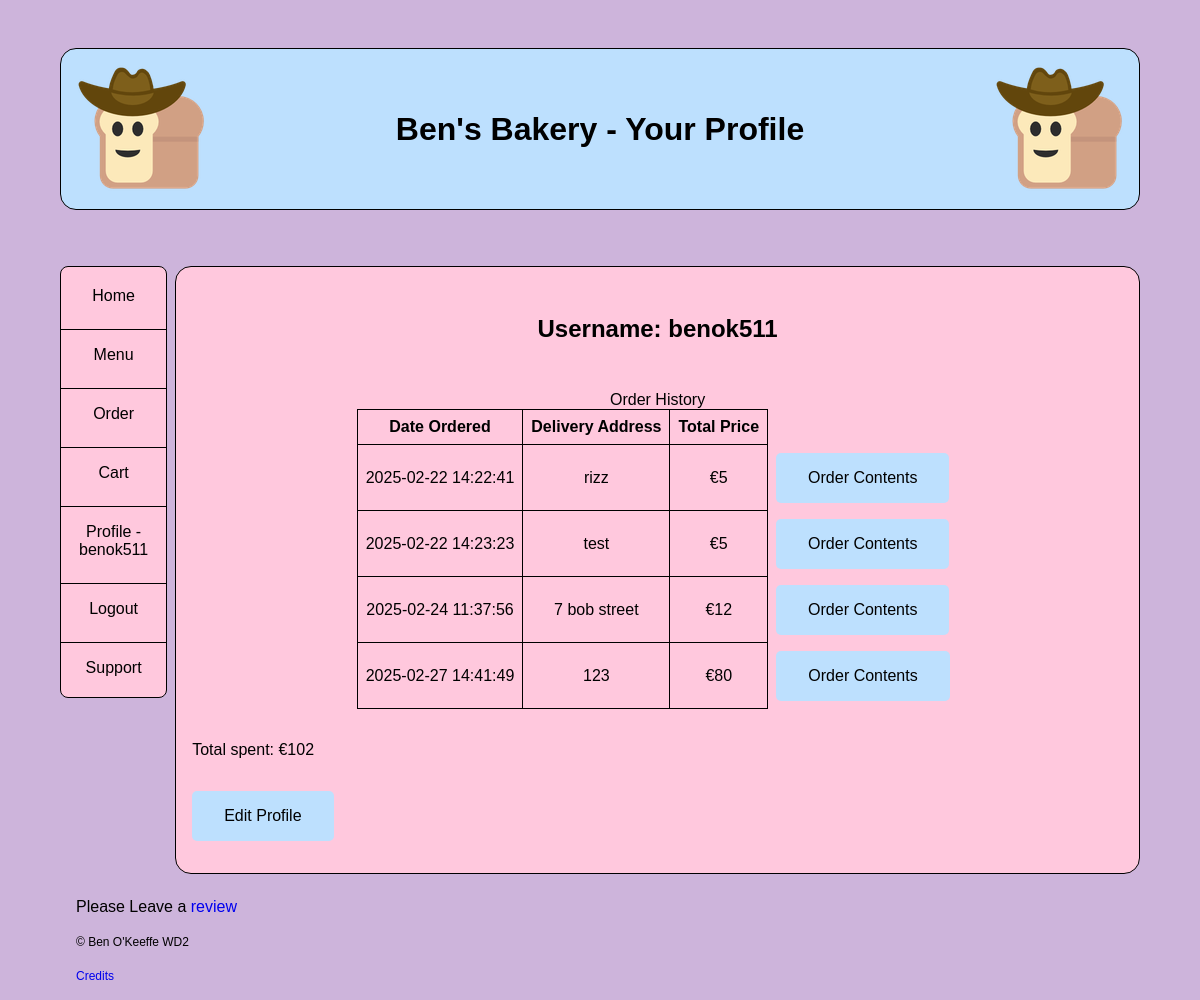
The app's page /view_profile (signed in), older data.
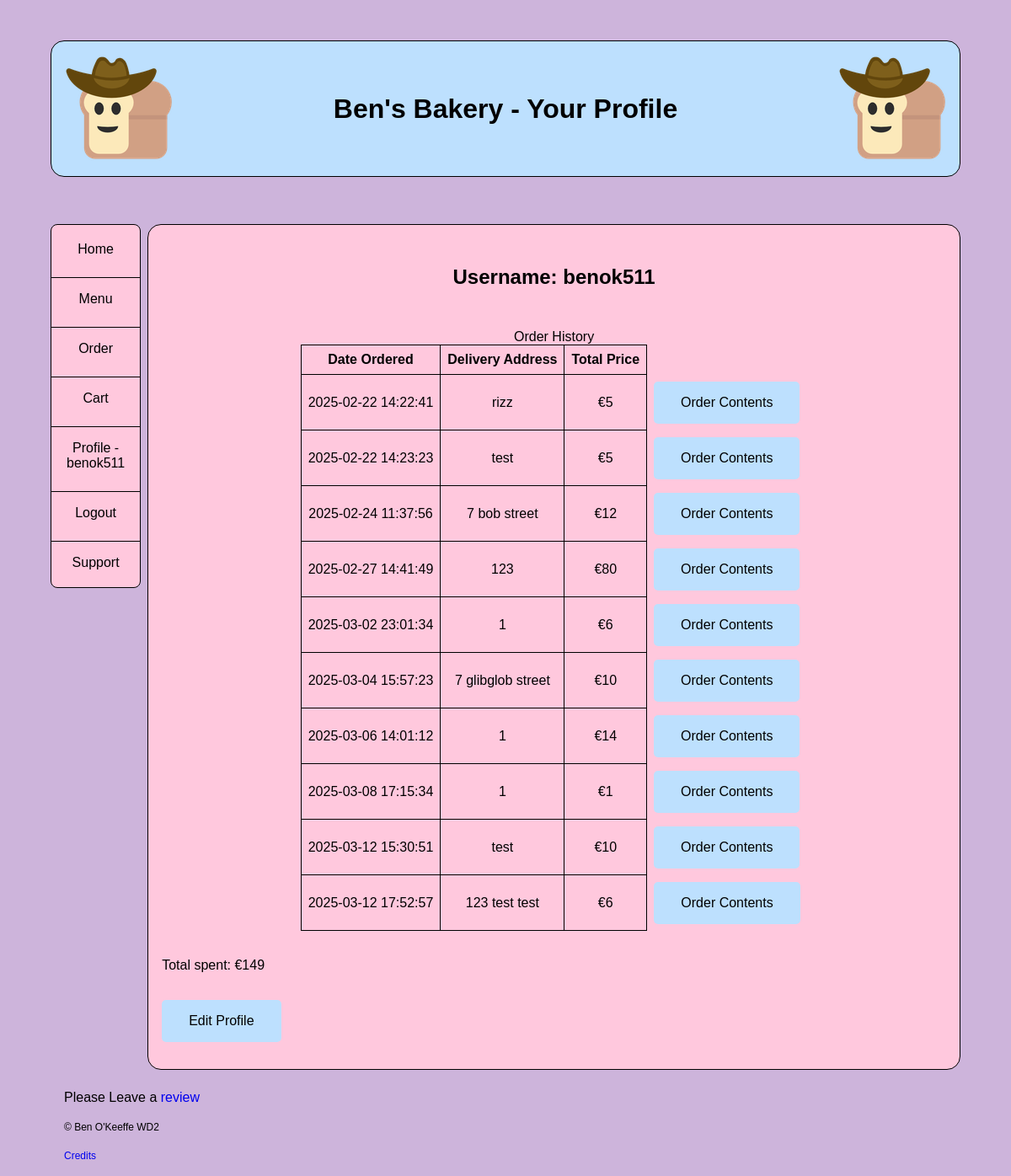
The same page, newer data.
### tables this page shows
CREATE TABLE placed_order (
    order_num INTEGER PRIMARY KEY AUTOINCREMENT, 
    user_id TEXT NOT NULL,
    order_datetime DATETIME NOT NULL,
    order_address TEXT NOT NULL,
    instructions TEXT DEFAULT 'None',
    price INT NOT NULL, order_progress TEXT DEFAULT 'In Progress',
    FOREIGN KEY (user_id) REFERENCES customers(user_id)
);

### app.py (the view)
@app.route('/view_profile')
@login_required
def view_profile():
        db = get_db()
        order_details = db.execute('''SELECT * FROM placed_order WHERE user_id = ?''', (g.user,)).fetchall()
        total_spent = db.execute('''SELECT SUM(price) FROM placed_order WHERE user_id = ?''', (g.user,)).fetchone()
        return render_template('profile.html', order_details = order_details, total_spent = total_spent, title = 'Your Profile')

### app.py (called while the page is built)
@app.before_request
def load_logged_in_user():
    g.user = session.get('user_id',None)
    g.is_admin = session.get('is_admin',None)

def login_required(view):
    @wraps(view)
    def wrapped_view(*args, **kwargs):
        if g.user is None:
            return redirect(url_for('login', next = request.url))
        return view(*args, **kwargs)
    return wrapped_view

### database.py (called while the page is built)
def get_db():
    if 'db' not in g:
        g.db = sqlite3.connect(DATABASE,
                               detect_types=sqlite3.PARSE_DECLTYPES)
        g.db.row_factory = sqlite3.Row
    return g.db

### templates/profile.html
{% extends "base.html" %}
{% block main_content %}
<h2>Username: {{g.user}}</h2>
{% if order_details %}
<table>
    <caption>Order History</caption>
    <tr>
        <th scope="col">Date Ordered</th>
        <th scope="col">Delivery Address</th>
        <th scope="col">Total Price</th>
    </tr>
    {% for order in order_details %}
    <tr>
        <td>{{order['order_datetime']}}</td>
        <td>{{order['order_address']}}</td>
        <td>€{{order['price']}}</td>
        <td class="remove" ><a href="{{url_for('order_contents', id = order['order_num'] )}}" class="button">Order Contents</a></td>
    </tr>
    {%endfor%}
</table>
<p>Total spent: €{{total_spent['SUM(price)']}}</p>
{% else %}
<p>You haven't placed an order yet!</p>
{% endif %}
<p><a href="{{url_for('edit_profile')}}" class="button">Edit Profile</a></p>
{% endblock %}

### templates/base.html (shortened to what this page needs)
<!DOCTYPE html>
<html lang="en">
<head>
    <link rel="stylesheet" href="{{url_for('static', filename='styles.css')}}">
</head>
<body>
    <header>
        <img src="{{url_for('static', filename='cowboybread.png')}}" alt="logo">
        <h1>Ben's Bakery - {{title}}
        </h1>
        <img src="{{url_for('static', filename='cowboybread.png')}}" alt="logo">
    </header>
    <nav>
        <a href="{{url_for('index')}}">Home</a>
        <a href="{{url_for('menu')}}">Menu</a>
            {% if g.is_admin %}
                <a href="{{url_for('admin_tools')}}">Current Orders</a>
                <a href="{{url_for('update_stock')}}">Update Stock</a>
                <a href="{{url_for('update_menu')}}">Update Menu</a>
                <a href="{{url_for('financials')}}">View Financials</a>
                <a href="{{url_for('admin_view_tickets')}}">View Support Tickets</a>
                <a href="{{url_for('view_staff')}}">View Staff</a>
                <a href="{{url_for('view_reviews')}}">View Reviews</a>
                <a href="{{url_for('addApiClient')}}">Add Api Clients</a>
                <a href="{{url_for('logout')}}">Logout</a>
            {% else %}
                {% if g.user %}
                <a href="{{url_for('add_to_cart')}}">Order</a>
                <a href="{{url_for('cart')}}">Cart</a>
                <a href="{{url_for('view_profile')}}">Profile - {{g.user}}</a>
                <a href="{{url_for('logout')}}">Logout</a>
                <a href="{{url_for('support')}}">Support</a>
                {%else%}
                <a href="{{url_for('register')}}">Register</a>
                <a href="{{url_for('login')}}">Login</a>
                {%endif%}
            {% endif %}
    </nav>
    <main>
        {% block main_content %}
        {% endblock %}
    </main>
    <footer>
        <p>
           Please Leave a <a href="{{url_for('send_review')}}">review</a>
        </p>
        <p>
            <small>&copy; Ben O'Keeffe WD2</small>
        </p>
        <p>
            <small><a href="{{url_for('credits')}}">Credits</a></small>
        </p>
    </footer>
</body>
</html>

### static/styles.css (style rules this page uses)
:root { font-family: sans-serif, 'Times New Roman', Times, serif; font-size: 16px; --colour: black; --mainbgcolour: #ffc8dd; --bgcolour: #cdb4db; --accentcolour: #ffafcc; --accentcolour2: #bde0fe; }
*, *:before, *:after { box-sizing: border-box; }
small { font-size: 12px; }
body { color: var(--colour); background-color: var(--bgcolour); display: grid; grid-template-columns: 1fr 9fr; grid-template-areas: "top top" "ml mr" "bottom bottom"; gap: 0.5em; width: 90%; margin: 0 auto; }
p { margin: 1em; }
header { display: flex; flex-direction: row; flex-wrap: nowrap; align-items: center; justify-content: space-between; margin: 3em 0em; border: 1px solid var(--colour); border-radius: 1em; background-color: var(--accentcolour2); padding: 1em; }
.button { display: inline-block; padding: 1em 2em; background-color: var(--accentcolour2); color: var(--colour); text-decoration: none; border-radius: 5px; }
h1, h2, h3, h4, h5, h6 { text-align: center; }
header h1 { text-align: center; }
nav a:first-child { border-top: none; }
main { background-color: var(--mainbgcolour); border: 1.25px solid var(--colour); border-radius: 1em; }
.remove { border: none; }
main>* { margin: 2em 1em; }
table { border-collapse: collapse; margin: 0 auto; text-align: center; }
table { margin-top: 1em; margin-bottom: 1em; }
th,td { border: 1px solid black; padding: 0.5em; }
nav { display: flex; flex-direction: column; flex-wrap: nowrap; align-items: center; justify-content: flex-start; border: 1px solid var(--colour); border-radius: 0.5em; background-color: var(--mainbgcolour); margin-bottom: 1em; }
nav a { margin: 0.25em 0; padding: 0.25em; flex: auto; width: 100%; text-align: center; color: var(--colour); padding: 1em; border-top: 1px solid var(--colour); }
a { text-decoration: none; }
img, iframe { max-width: 100%; }
header { grid-area: top; }
nav { grid-area: ml; flex-direction: column; flex-wrap: nowrap; align-items: center; align-self: start; justify-content: flex-start; margin-bottom: 1em; }
nav a { border-top: 1px solid var(--colour); padding: 1em; }
main { grid-area: mr; }
footer { grid-area: bottom; }

Row changes from the older to the newer data that the page shows:
added placed_order: order_datetime "2025-03-02 23:01:34", order_address "1", price "6"
added placed_order: order_datetime "2025-03-04 15:57:23", order_address "7 glibglob street", price "10"
added placed_order: order_datetime "2025-03-06 14:01:12", order_address "1", price "14"
added placed_order: order_datetime "2025-03-08 17:15:34", order_address "1", price "1"
added placed_order: order_datetime "2025-03-12 15:30:51", order_address "test", price "10"
added placed_order: order_datetime "2025-03-12 17:52:57", order_address "123 test test", price "6"
Text that changed along with them:
{{ total_spent['SUM(price)'] }}: "102" → "149"
